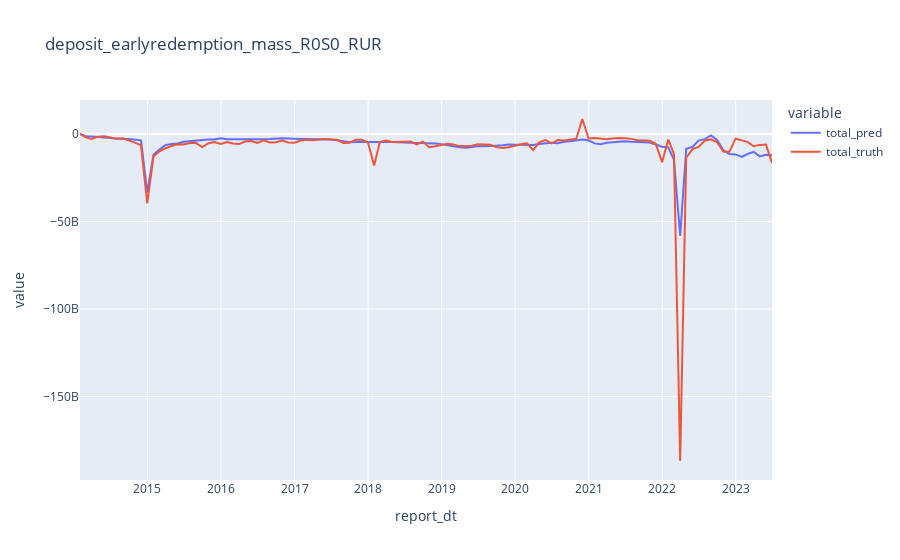
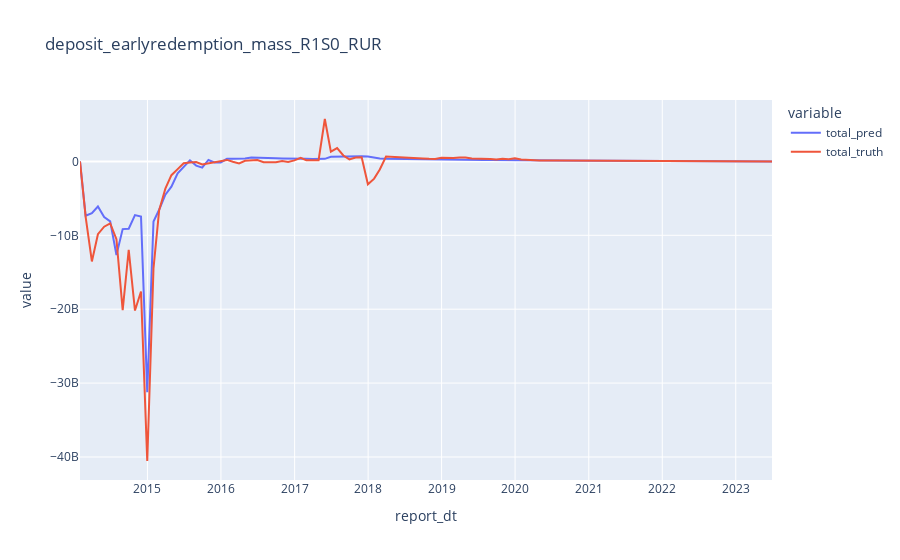

The notebook cell saved with these charts, in order:
### Markdown cell above
## Получение прогнозов моделей досрочного отзыва (in sample)

### Code cell
name = 'deposit_earlyredemption_mass_R0S0_RUR'
step = 1
pred_truth_dict = {}

for name in [name for name in DepositModels.model_names if name.startswith('deposit_earlyredemption')]:

    model = engine.register.get_model(engine.trained_models[(step, name)])
    train_df = engine._config.data_loaders[name].get_training_data(spark, engine._config.data_loaders[name].start_date, last_train_dt)['data']
    try:
        preds = model._make_prediction_in_sample(train_df)
    except:
        print(f'модель "{name}" - не получилось обучить модель')
        
    pred_truth = train_df.merge(preds, on = ['gen_name', 'report_dt'])
    
    pred_truth = pred_truth.assign(total_truth = pred_truth['SER_d_cl'], # pred_truth[model.model_class_kwargs['target']] * pred_truth[model.model_class_kwargs['weight_col']], 
                                   total_pred = pred_truth['predictions'] * pred_truth[model.model_class_kwargs['weight_col']])
    
    pred_truth_dict[name] = pred_truth
    
    px.line(pred_truth.groupby('report_dt').agg({'total_pred': 'sum', 'total_truth': 'sum'}), title = name).show()
